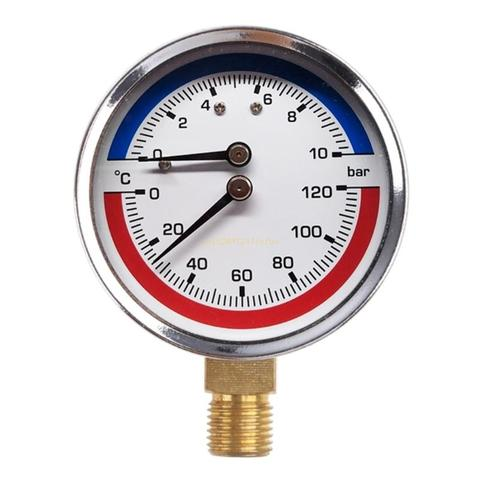
#> input picture test/5.jpg, 480 x 480 px, found by its file name
$ python numer6.py
#> lines starting #> are read from the running program, lines starting #| are printed output that depends on the picture; after the words box and inside, x2 and y2 are one past the last pixel; in counts of white or black regions, pixels touching at a corner belong together
import cv2
import numpy as np
SCALE = 3
THICK = 5
WHITE = (255, 255, 255)
digits = []
for digit in map(str, range(10)):
    (width, height), bline = cv2.getTextSize(digit, cv2.FONT_HERSHEY_SIMPLEX,
                                             SCALE, THICK)
    digits.append(np.zeros((height + bline, width), np.uint8))
    cv2.putText(digits[-1], digit, (0, height), cv2.FONT_HERSHEY_SIMPLEX,
                SCALE, WHITE, THICK)
    x0, y0, w, h = cv2.boundingRect(digits[-1])
    digits[-1] = digits[-1][y0:y0+h, x0:x0+w]
    cv2.imshow(digit, digits[-1])
#> this loop made 10 passes
#> pass 1, `cv2.imshow(digit, digits[-1])`:
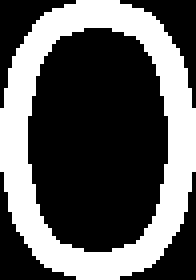
#> window '0': shape (70, 49) (shown 4 times larger); 35.7% white; 1 white region, box (x1, y1, x2, y2) and area: (0, 0, 49, 70) 1226

color_test_image =g= cv2.imread('/home/rodion/yuliia0/aboba/test/5.jpg', cv2.IMREAD_COLOR)
#> color_test_image is the input picture: shape (480, 480, 3); mean B, G, R 213.9, 212.8, 219
"""початок знаходження кола"""
color_test_image = cv2.cvtColor(color_test_image, cv2.COLOR_BGR2GRAY)
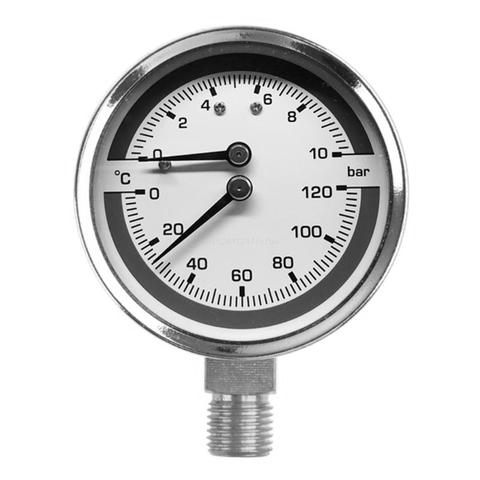
#> color_test_image: shape (480, 480); min 0, max 255, mean 214.8
rows = color_test_image.shape[0]
#> rows = 480
if rows >231:
    circles = cv2.HoughCircles(color_test_image, cv2.HOUGH_GRADIENT, 1, rows / 8, param1=100, param2=32, minRadius=96, maxRadius=130)
#> circles = [[240.5, 190.5, 119.4]]
else:
    circles = cv2.HoughCircles(color_test_image, cv2.HOUGH_GRADIENT, 1, rows / 8, param1=100, param2=30, minRadius=75, maxRadius=85)

drawing = np.zeros((color_test_image.shape[0], color_test_image.shape[1], 3), dtype=np.uint8)
for i in circles[0, :]:
  x=int(i[0])
  y=int(i[1])
  r=int(i[2])
  d=2*r
  cv2.circle(drawing, (x, y), r, (0, 0, 255), 2)
#> this loop made 1 pass
#> (i, x, y, r, d) on pass 1: ([240.5, 190.5, 119.4], 240, 190, 119, 238)
"""кінець кола"""

"""обрізка, квадрат"""
canny= cv2.Canny(drawing, 60, 60 * 2)
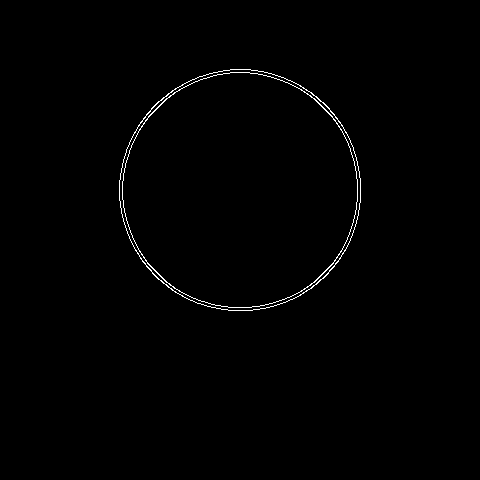
#> canny: shape (480, 480); 0.68% white in thin lines or dots, all inside (x1, y1, x2, y2) = (119, 69, 361, 311)
contours, hierarchy = cv2.findContours(canny, cv2.RETR_TREE, cv2.CHAIN_APPROX_SIMPLE)
#> contours = 4 contours; box (x1, y1, x2, y2) and area: (119, 69, 361, 311) 45634, (119, 69, 361, 311) 45524, (122, 72, 358, 308) 43376, (122, 72, 358, 308) 43262

boundRect = [None]*len(contours)
#> boundRect = 4 items
for i, c in enumerate(contours):
    boundRect[i] = cv2.boundingRect(cv2.approxPolyDP(c, 3, True))
#> this loop made 4 passes
#> after the loop, boundRect = [(119, 69, 242, 242), (119, 69, 242, 242), (122, 72, 236, 236), (122, 72, 236, 236)]
for i in range(len(contours)):
    cv2.rectangle(drawing, (int(boundRect[i][0]), int(boundRect[i][1])), (int(boundRect[i][0]+boundRect[i][2]),
    int(boundRect[i][1]+boundRect[i][3])), (100,10,40), 2)
    crop = g[(int(boundRect[i][1])):(int(boundRect[i][1]+boundRect[i][3])), (int(boundRect[i][0])):(int(boundRect[i][0]+boundRect[i][2]))]
    '''v2.imshow("Area",crop )'''
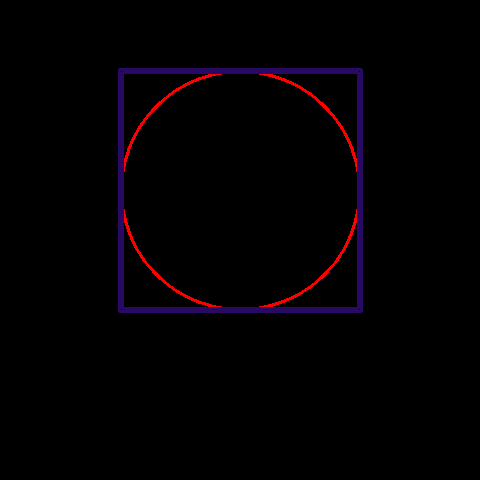
#> drawing: shape (480, 480, 3); mean of channels 0, 1, 2 2.5, 0.2, 2.9; drawn as B, G, R
"""кінець квадрат"""


gray_test_image = cv2.cvtColor(crop, cv2.COLOR_BGR2GRAY)
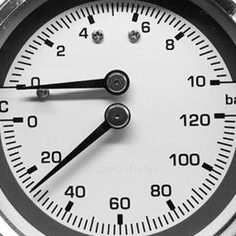
#> gray_test_image: shape (236, 236); min 0, max 255, mean 169
cv2.imshow('test_image', gray_test_image)
ret, thresh = cv2.threshold(gray_test_image, 180, 255, cv2.THRESH_BINARY_INV)
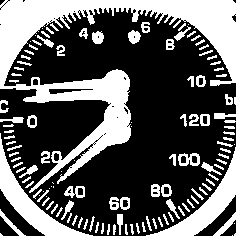
#> thresh: shape (236, 236); 35.5% white; 132 white regions (22 under 20 px)

def detect(img):
    # сравниваем полученную цифру с нашей базой
    percent_white_pix = 0
    digit = -1
    for i, d in enumerate(digits):
        scaled_img = cv2.resize(img, d.shape[:2][::-1])
        # d AND (scaled_img XOR d)
        bitwise = cv2.bitwise_and(d, cv2.bitwise_xor(scaled_img, d))
        # результат определяется наибольшей потерей белых пикселей
        before = np.sum(d == 255)
        matching = 100 - (np.sum(bitwise == 255) / before * 100)
        #cv2.imshow('digit_%d' % (9-i), bitwise)
        if percent_white_pix < matching:
            percent_white_pix = matching
            digit = i
    return digit

contours, hierarchy = cv2.findContours(thresh, cv2.RETR_EXTERNAL, cv2.CHAIN_APPROX_SIMPLE)
#> contours = 132 contours, 92 with area under 20; largest, box (x1, y1, x2, y2) and area: (0, 0, 236, 193) 10778, (0, 133, 93, 236) 1716, (146, 147, 236, 236) 1624, (178, 153, 200, 166) 203, (64, 186, 85, 198) 152

for cnt in contours:
    # проверяется размер контура, чтобы избежать обработки "дефекта".
    if cv2.contourArea(cnt) > 30:
        # получаем прямоугольник, окружающий число
        brect = cv2.boundingRect(cnt)
        x,y,w,h = brect
        if w<23 and h<18:
            roi = thresh[y:y+h, x:x+w]
            # определение
            digit = detect(roi)
            cv2.rectangle(crop, brect, (0,255,0), 1)
            cv2.putText(crop, str(digit), (x, y), cv2.FONT_HERSHEY_SIMPLEX, 0.6, (190, 123, 0), 2)
#> this loop made 132 passes
#> (x, y, w, h, digit) on passes 34, 35, 46, 49, 50, 59, 61, 68, 70, 88, 89, 90: (120, 197, 10, 13, 0), (109, 197, 10, 13, 6), (64, 186, 21, 12, 4), (161, 184, 11, 13, 0), (151, 184, 9, 13, 0), (19, 165, 19, 13, 2), (201, 162, 21, 13, 9), (178, 153, 22, 13, 0), (41, 151, 9, 13, 7), (27, 115, 10, 13, 0), (200, 114, 10, 12, 0), (189, 114, 10, 12, 2)
#> (x, y, w, h) on passes 21, 23, 25, 31, 33, 72: (117, 214, 6, 21), (213, 212, 23, 24), (0, 209, 26, 27), (61, 200, 13, 20), (166, 199, 14, 20), (146, 147, 90, 89)
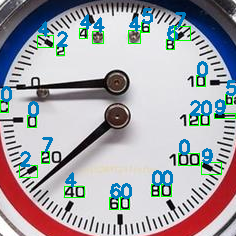
#> crop: shape (236, 236, 3); mean B, G, R 168.7, 163.7, 164
cv2.imshow('resultat', crop)
cv2.waitKey(0)
cv2.destroyAllWindows()
